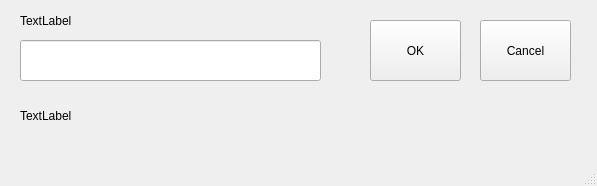
<?xml version="1.0" encoding="UTF-8"?>
<ui version="4.0">
 <class>MainWindow</class>
 <widget class="QMainWindow" name="MainWindow">
  <property name="geometry">
   <rect>
    <x>0</x>
    <y>0</y>
    <width>597</width>
    <height>186</height>
   </rect>
  </property>
  <property name="windowTitle">
   <string>게시판 키워드 감시툴</string>
  </property>
  <widget class="QWidget" name="centralwidget">
   <widget class="QLabel" name="title">
    <property name="geometry">
     <rect>
      <x>20</x>
      <y>10</y>
      <width>241</width>
      <height>21</height>
     </rect>
    </property>
    <property name="text">
     <string>TextLabel</string>
    </property>
   </widget>
   <widget class="QLineEdit" name="keywordInput">
    <property name="geometry">
     <rect>
      <x>20</x>
      <y>40</y>
      <width>301</width>
      <height>41</height>
     </rect>
    </property>
   </widget>
   <widget class="QPushButton" name="pushButton">
    <property name="geometry">
     <rect>
      <x>370</x>
      <y>20</y>
      <width>91</width>
      <height>61</height>
     </rect>
    </property>
    <property name="text">
     <string>OK</string>
    </property>
   </widget>
   <widget class="QPushButton" name="pushButton_2">
    <property name="geometry">
     <rect>
      <x>480</x>
      <y>20</y>
      <width>91</width>
      <height>61</height>
     </rect>
    </property>
    <property name="text">
     <string>Cancel</string>
    </property>
   </widget>
   <widget class="QLabel" name="state1">
    <property name="geometry">
     <rect>
      <x>20</x>
      <y>95</y>
      <width>331</width>
      <height>41</height>
     </rect>
    </property>
    <property name="text">
     <string>TextLabel</string>
    </property>
   </widget>
  </widget>
  <widget class="QStatusBar" name="statusbar"/>
 </widget>
 <resources/>
 <connections>
  <connection>
   <sender>pushButton</sender>
   <signal>clicked()</signal>
   <receiver>MainWindow</receiver>
   <slot>click_OK()</slot>
   <hints>
    <hint type="sourcelabel">
     <x>414</x>
     <y>55</y>
    </hint>
    <hint type="destinationlabel">
     <x>402</x>
     <y>92</y>
    </hint>
   </hints>
  </connection>
  <connection>
   <sender>pushButton_2</sender>
   <signal>clicked()</signal>
   <receiver>MainWindow</receiver>
   <slot>click_Cancel()</slot>
   <hints>
    <hint type="sourcelabel">
     <x>520</x>
     <y>57</y>
    </hint>
    <hint type="destinationlabel">
     <x>507</x>
     <y>94</y>
    </hint>
   </hints>
  </connection>
 </connections>
 <slots>
  <slot>click_OK()</slot>
  <slot>click_Cancel()</slot>
 </slots>
</ui>
